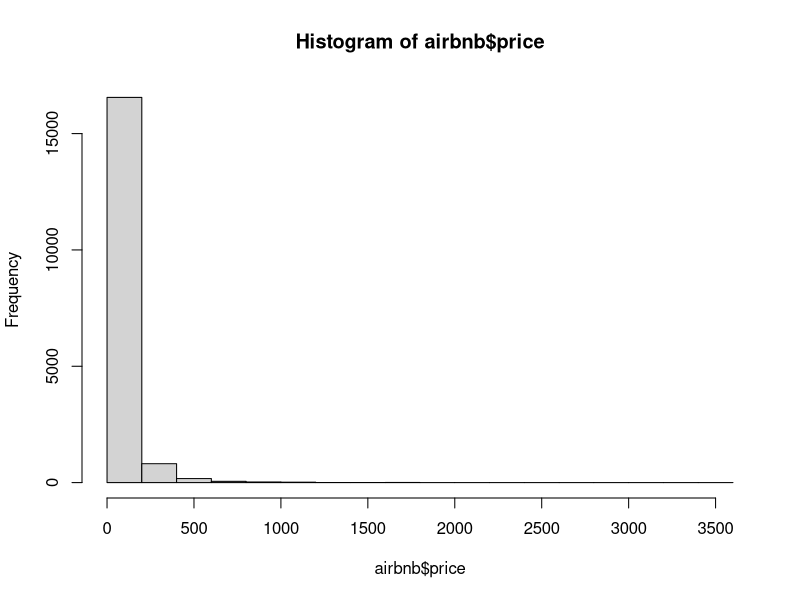
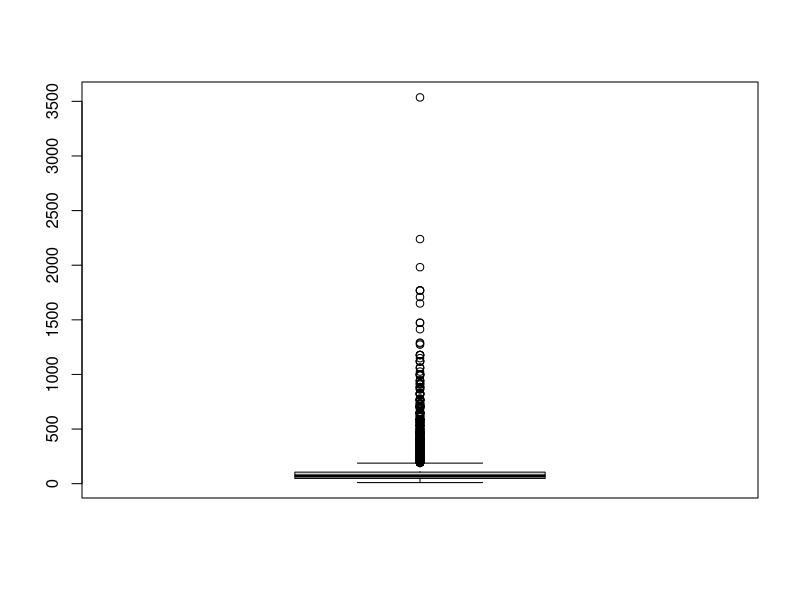
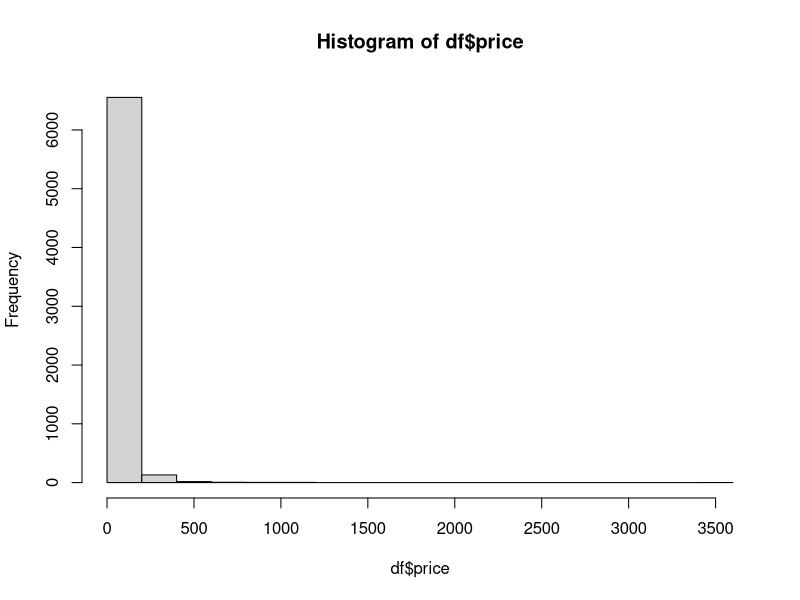
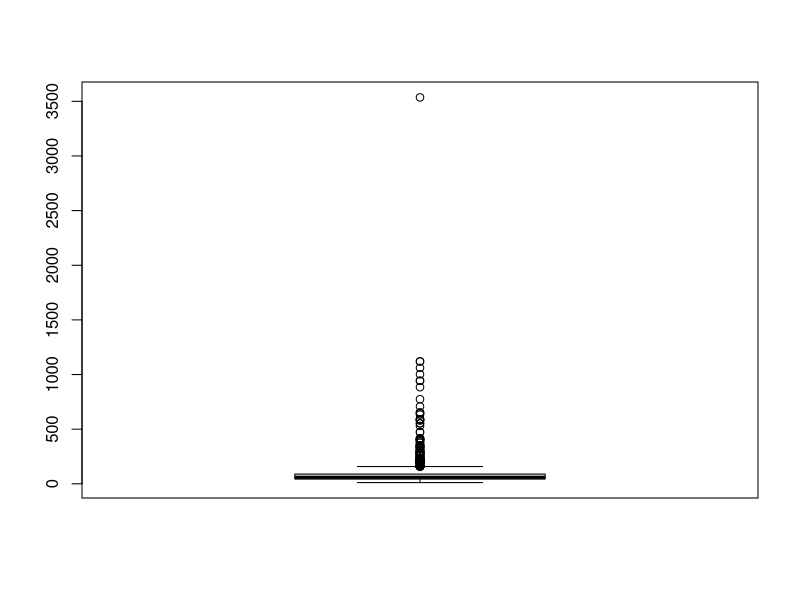
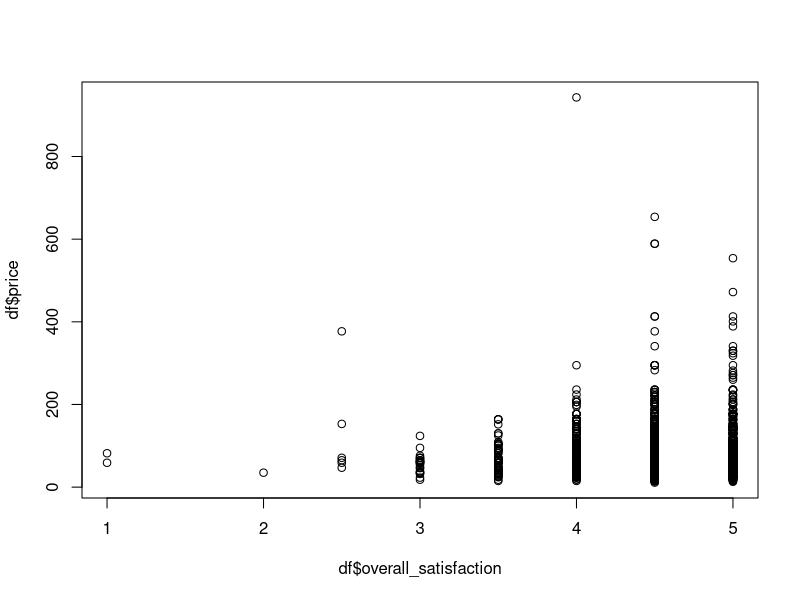

Generate these figures, in order, with R:
################################
# READING AND WORKING WITH DATA
################################

airbnb <- read.csv("./data/tomslee_airbnb_belgium_1454_2017-07-14.txt")
View(airbnb) # Show the data set

head(airbnb) # shows first 6 rows
tail(airbnb)
summary(airbnb)

head(airbnb$price) # $ allows to select a single column
names(airbnb) # list of columns in the dataframe
nrow(airbnb) # number of rows
ncol(airbnb) # number of columns

# Let's look at the distribution of prices
summary(airbnb$price)
hist(airbnb$price) # histogram of prices
boxplot(airbnb$price)

# Let's dig deeper into the data, by filtering those values
airbnb$price>150 # Flats that are above 150 EUR/night

# We can use this vector so filter out expensive flats
expensiveAirbnb <- airbnb[airbnb$price>150,]
# The above is equivalent to SELECT * FROM airbnb WHERE price>150

airbnb[1,"price"]
names(airbnb)

airbnb[1,c("price", "overall_satisfaction")] # First flat, 2 cols

# Trivia: How could I look at flats in Brussels?
myKPIs <- c("price", "bathrooms", 
            "location", "reviews", "overall_satisfaction")

df <- airbnb[airbnb$borough == "Brussel",myKPIs]
head(df)

unique(df$bathrooms)
unique(df$price)

hist(df$price)
boxplot(df$price)
names(df)

# Let's remove records with satisfaction 0
df <- df[df$overall_satisfaction>0,]
plot(df$overall_satisfaction, df$price)



df[df$overall_satisfaction==1,] # All rows with sat==1, all cols
df[df$overall_satisfaction==1,c("reviews")]
df[df$overall_satisfaction==1,c("reviews","location")]

